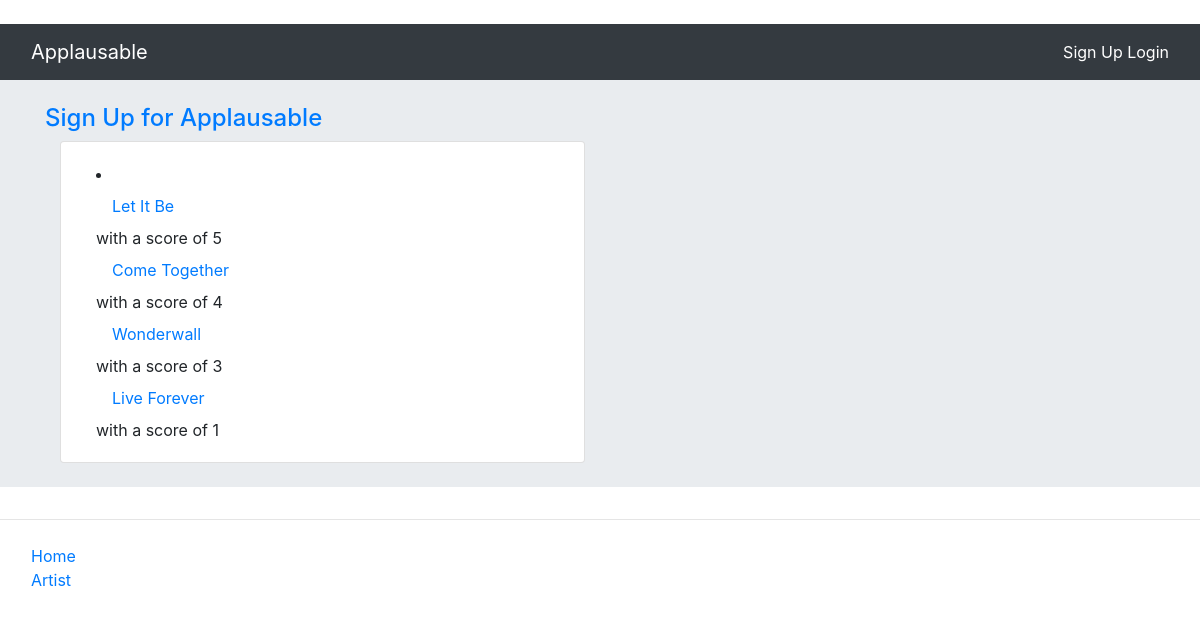
The page /applausable/highestReviewedSongs/ on the database as committed earlier.
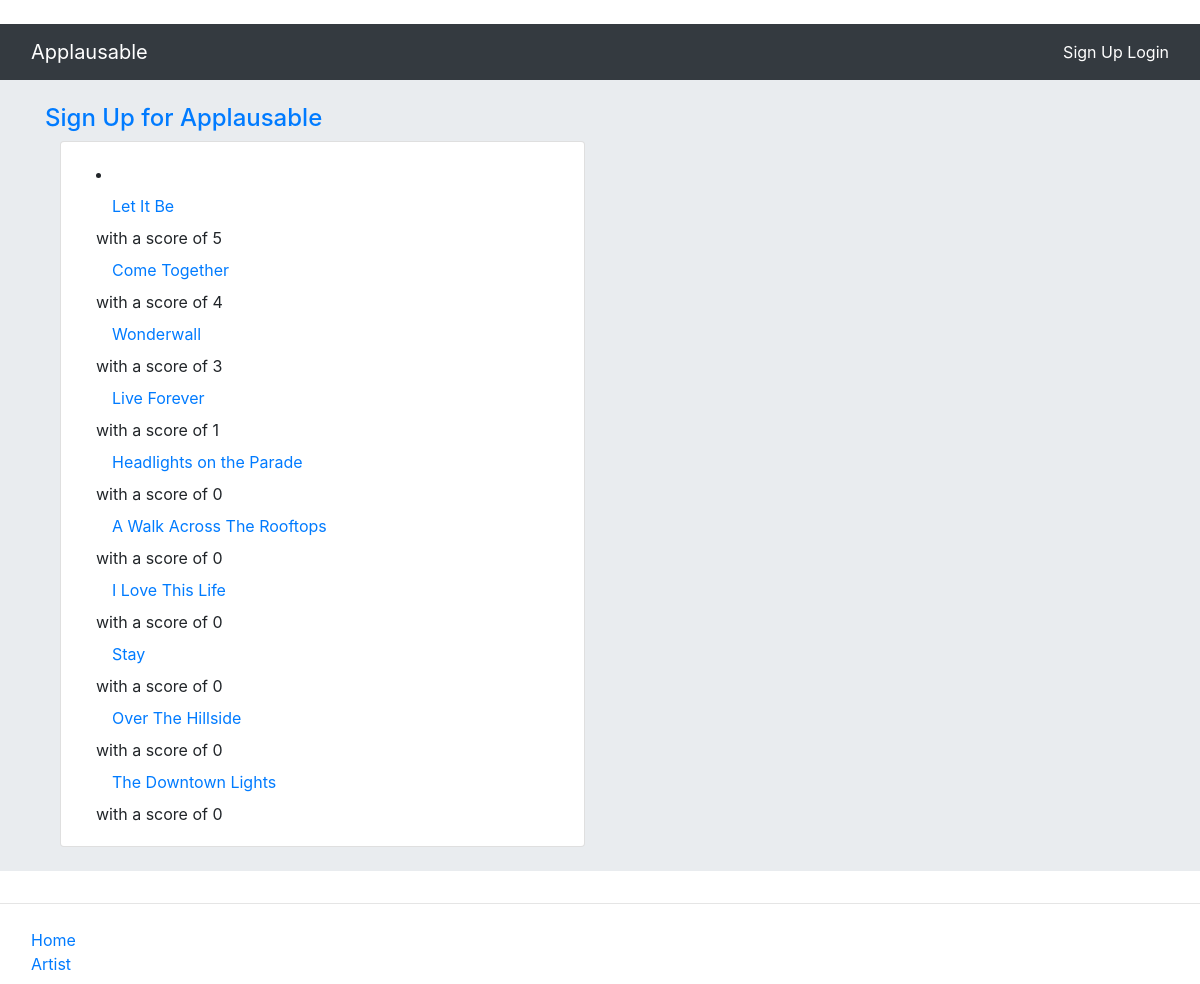
The same page on the database as committed later.
### rango/models.py (models this page shows, shortened)
class Song(models.Model):
    GENRE_CHOICES = (
    ('Pop','POP'),
    ('Rock', 'ROCK'),
    ('Metal','METAL'),
    ('Soul','SOUL'),
    ('Electronic','ELECTRONIC'),
    ('R&B', 'R&B'),
    ('Reggae', 'REGGAE'),
    ('Hip-Hop','HIP-HOP'),
    ('Indie','INDIE'),
    ('Classical','CLASSICAL'),
    ('Country','COUNTRY'),
    ('Jazz','JAZZ'),
)
    songID = models.IntegerField(primary_key=True,  unique=True)
    title = models.CharField(max_length=128, default='Title')
    albumID = models.ForeignKey(Album, on_delete=models.CASCADE)
    artistName = models.CharField(max_length=128, default='ArtistName')
    artistID = models.ForeignKey(Artist, on_delete=models.CASCADE)
    linkToSong = models.CharField(max_length=248, default = 'link')
    slug = models.SlugField(unique=True, default=uuid.uuid1)
    overallScore = models.IntegerField(default=0)
    genre = models.CharField(max_length=15, choices=GENRE_CHOICES, default='Pop')

### rango/views.py (the view)
# urls.py: path('highestReviewedSongs/', views.highestReviewedSongs, name='highestReviewedSongs'),
def highestReviewedSongs(request):
    context_dict = {}
    songs = Song.objects.order_by('-overallScore')[:10]
    context_dict['songs'] = songs
    return render(request, 'applausable/highestReviewedSongs.html', context=context_dict)

### templates/applausable/highestReviewedSongs.html (shortened to what this page needs)
﻿{% extends 'applausable/base.html' %}
{% load staticfiles %}
{% block body_block %}
<div class="jumbotron jumbotron-fluid p-4">
    <div class="container">
        <h4 class="jumbotron-heading">
            <a href="{% url 'applausable:signup' %}">Sign Up for Applausable</a>
        </h4>
        <div class="container">
            <div class="row">
                <div class="col-md-6">
                    <div class="card mb-6">
                        <div class="card-body">
                            <div class='container'>
                                {% if songs %}
                                    <li>
                                        {% for song in songs %}
                                        <a class="nav-link active" href="{% url 'applausable:show_song' song.slug %}">
                                            {{ song.title }}
                                        </a> with a score of {{song.overallScore}}
                                        {% endfor %}
                                    </li>
                                {% endif %}
                            </div>
                        </div>
                    </div>
                </div>
            </div>
        </div>
    </div>
</div>
{% endblock %}

### templates/applausable/base.html (shortened to what this page needs)
<!DOCTYPE html>
{% load staticfiles %}
<html>
    <head>
        <link rel="stylesheet"
        href="https://maxcdn.bootstrapcdn.com/bootstrap/4.0.0/css/bootstrap.min.css">
    </head>
    <body>
        <nav class="navbar navbar-inverse navbar-fixed-top navbar-dark bg-dark">
            <div class="container-fluid">
              <div class="navbar-header">
                <a class="navbar-brand" href="{% url 'home' %}">Applausable</a>
              </div>
              <ul class="nav navbar-nav">
                {% if user.is_authenticated %}
                  <li><a href="{% url 'auth_logout' %}?next={% url 'home' %}"style="color:#ffffff;">Logout</a></li>
                {% else %}
                    <li><a href="{% url 'registration_register' %}"style="color:#ffffff;">Sign Up </a> <a href="{% url 'auth_login' %}"style="color:#ffffff;"> Login</a></li>
                {% endif %}
              </ul>
            </div>
		</nav>
        <div>
        {% block body_block %}
        {% endblock %}
        </div>
        <hr />
        <nav class="navbar navbar-inverse navbar-fixed-bottom">
            <div class="container-fluid">
              <ul class="nav navbar-nav">
                <li class="active"><a href="{% url 'home' %}">Home</a></li>
                <li><a href="{% url 'applausable:artist' %}">Artist</a></li>
              </ul>
            </div>
          </nav>
    </body>
</html>

Rows that differ between the two databases and show on the page:
added Song: title "Headlights on the Parade", overallScore "0"
added Song: title "A Walk Across The Rooftops", overallScore "0"
added Song: title "I Love This Life", overallScore "0"
added Song: title "Stay", overallScore "0"
added Song: title "Over The Hillside", overallScore "0"
added Song: title "The Downtown Lights", overallScore "0"
